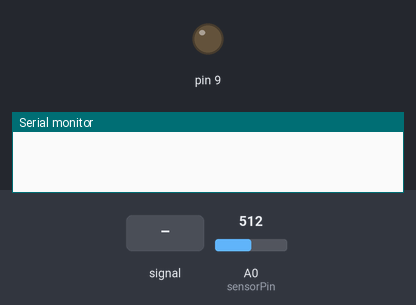
The sketch below on a simulated Arduino Uno, built with avr-gcc and run on an emulated ATmega328P. Shown: output pins drawn as LEDs (lit = HIGH), the last lines printed to the serial monitor. Inputs (shaded band) come from the test bench; at power-on: A0 (sensorPin) = 512.

Above: at 1.2 s.
1.3 s: A0 (sensorPin) fed a 1000 Hz sine of ±255 counts around its level
At 2.9 s:
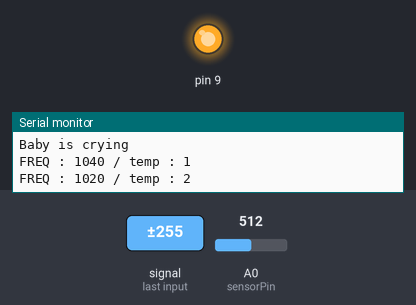
Timing chart, 0 to 4.4 s (numbered marks = the images above; inputs shaded):
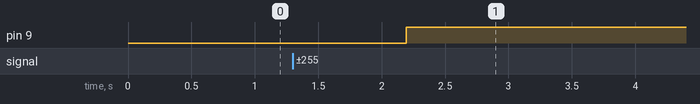

The sketch:

baby_sensing_upgrade.ino
```cpp
#include <SoftwareSerial.h>

int blueTx=3;   //Tx (보내는핀 설정)at
int blueRx=2;   //Rx (받는핀 설정)
SoftwareSerial swSerial(blueTx, blueRx);
int sensorPin = A0;        //pin number to use the ADC
float sensorValue = 0;      //initialization of sensor variable, equivalent to EMA Y
int count = 0;
int count2 = 0;
int freq = 0;
int h = 0;
int h_before = 0;
int timecount = 0;
int peakcnt = 0;
float sensorVal_High = 0;
float sensorVal_Low = 0;
int amp = 0;
int temp =0;
int timecount2 = 0;
int max_min_cnt = 0;
int min_freq = 0;
int max_freq = 0;
int freq2 = 0;
int freq3 = 0;
int start1 = 1;     //min_freq, max_freq 구하는 루프
int start2 = 0;     //아기 울음 소리 감지 루프
int temp_off = 0;
uint8_t data=0;


void setup(){
  Serial.begin(115200);
  swSerial.begin(9600); //블루투스 시리얼
  analogWrite(9,0);
  }

void loop(){
  sensorValue = analogRead(sensorPin);    //read the sensor value using ADC
  timecount ++;

  h = sensorValue;

  if(h_before > h){
     sensorVal_High = h_before;    //소리 데시벨 최대값
     peakcnt=1;
  }

  if(peakcnt==1){
     if(h_before < h){
       sensorVal_Low = h_before;   //소리 데시벨 최소값
       peakcnt=0;
       amp = sensorVal_High-sensorVal_Low;   //진폭 추출
       count++;
     }
  }
  if(timecount==100){
     count2=count;
  }

  if(timecount==500){
     freq = (count-count2)*20.017;     //실시간 주파수 추출

     if(freq<5000){
       timecount = 0;
       count = 0;
     }


     if(start1==1){        //초기값 start=1;

        if(amp>20){

          if(timecount2==0){
            freq2 = freq;          //최소값
          }
          if(timecount2!=0){
            if(freq > freq3){
              freq3 = freq;         //최대값
            }
          }
          if((freq - freq2 < 500)&&(freq - freq2 > -2)){
            max_min_cnt ++;
            timecount2 ++;          //freq2 값 유지
          }
          else{
            max_min_cnt = 0;
            timecount2 = 0;         //freq2 새롭게 갱신
          }


        if((max_min_cnt==6)&&(freq3 - freq2 < 600)&&(freq3 - freq2 > 0)){      //이렇게 자세하게 안쓰면 오류남

          min_freq = freq2-20;
          max_freq = freq3+20;      //max, min 좀 더 안전하게 +- 10

          Serial.print("min_freq : ");
          Serial.println(min_freq);
          Serial.print("max_freq : ");
          Serial.println(max_freq);
          start1=0;                 //현재 start1 if문 중단
          start2=1;                 //start2 if문 시작

        }
      }
    }


     if(start2==1){
        data = swSerial.read();
           if(int(data)==50){
             swSerial.write("0");
              analogWrite(9,0);
              temp = 0;
           }
           if((freq<max_freq)&&(freq>min_freq)&&(amp>20)){
              temp++;
              temp_off=0;

              Serial.print("FREQ : ");
              Serial.print(freq);
              Serial.print(" / temp : ");
              Serial.println(temp);
           }
          if(((freq>max_freq)||(freq<min_freq))&&(amp>20)){
             temp = 0;
          }
          if((freq>max_freq)||(freq<min_freq)){
             temp_off++;
          }
          if(temp>5){       //애기가 운다
            Serial.println("Baby is crying");
            analogWrite(9,255);
            data = swSerial.read();
            swSerial.write("1111");

            temp=0;
            start1=0;
            start2=1;
          }
          if(temp_off>100){     //애기 안운다고 판단
             Serial.println("Baby is sleeping");
             analogWrite(9,0);
             swSerial.write("0");
             start1 = 0;
             start2 = 1;
             temp_off = 0;
          }
     }
   }
    h_before = h;
    delay(0.5);   //ms 단위
}
```

main.c
```cpp
#include<stdio.h>

int main(void){
  printf("hello ming");
  return 0;
  }
```

Measured:
- after the input at 1.3 s, pin 9: LOW → HIGH after 0.89 s
